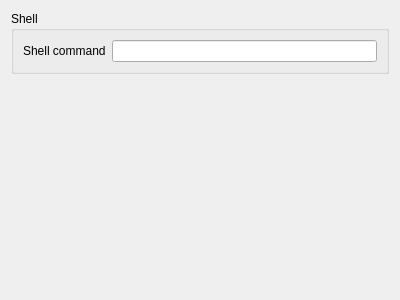
<?xml version="1.0" encoding="UTF-8"?>
<ui version="4.0">
 <class>CSettingsPageOther</class>
 <widget class="QWidget" name="CSettingsPageOther">
  <property name="geometry">
   <rect>
    <x>0</x>
    <y>0</y>
    <width>400</width>
    <height>300</height>
   </rect>
  </property>
  <property name="windowTitle">
   <string>Other</string>
  </property>
  <layout class="QVBoxLayout" name="verticalLayout_2">
   <item>
    <widget class="QGroupBox" name="groupBox">
     <property name="title">
      <string>Shell</string>
     </property>
     <layout class="QVBoxLayout" name="verticalLayout">
      <item>
       <layout class="QHBoxLayout" name="horizontalLayout">
        <item>
         <widget class="QLabel" name="label">
          <property name="text">
           <string>Shell command</string>
          </property>
         </widget>
        </item>
        <item>
         <widget class="QLineEdit" name="_shellCommandName"/>
        </item>
       </layout>
      </item>
     </layout>
    </widget>
   </item>
   <item>
    <spacer name="verticalSpacer">
     <property name="orientation">
      <enum>Qt::Vertical</enum>
     </property>
     <property name="sizeHint" stdset="0">
      <size>
       <width>20</width>
       <height>218</height>
      </size>
     </property>
    </spacer>
   </item>
  </layout>
 </widget>
 <resources/>
 <connections/>
</ui>
